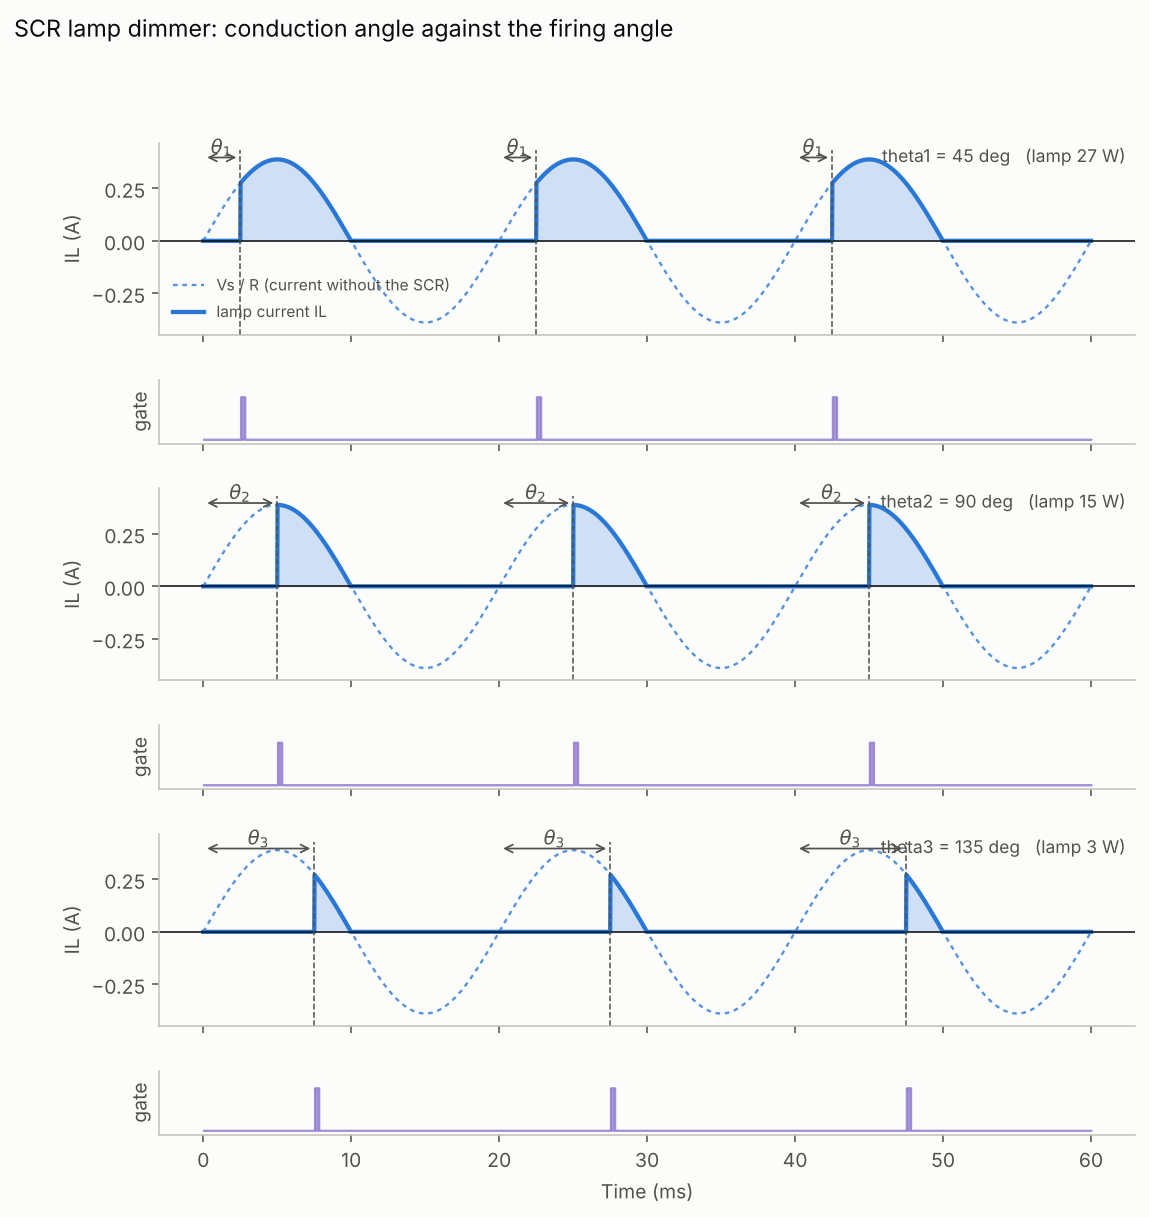

Recreate this plot in Python.
#-------------------------------------------------------------------------------
# Name:        Thyristor lamp dimmer (half-wave phase control, three angles)
# Created:     18/10/2026
# Copyright:   (c) PyAMS
# Licence:     free  "GPLv3"
#-------------------------------------------------------------------------------
# VAC -> lamp load -> SCR (anode a, cathode k = common return), gate pulse g.
# The pulse fires the SCR at the angle theta after the start of every positive
# half-cycle; the lamp then conducts until the current falls to zero.
# The later the pulse (theta1 < theta2 < theta3) the dimmer the lamp.
#   lamp power  P = Vm^2 / (4 pi R) * [(pi - theta) + sin(2 theta) / 2]
# (the lamp is a resistor: R = 800 Ohm, about a 60 W / 220 V lamp).

import numpy as np
import matplotlib.pyplot as plt
from pyams.lib import circuit
from pyams.models import SinVoltage, TrapezoidVoltage, Resistor, Thyristor

f, Vm, R = 50.0, 311.0, 800.0
T = 1.0 / f
thetas = [45.0, 90.0, 135.0]                         # firing angles (degrees)
delays = [th / 360.0 * T for th in thetas]            # gate pulse delay (s)

Vac = SinVoltage("s", "0");    Vac.setParams("Va=%gV Fr=%gHz" % (Vm, f))
Lamp = Resistor("s", "a");     Lamp.setParams("R=%gΩ" % R)
SCR = Thyristor("a", "g", "0")
Vg = TrapezoidVoltage("gd", "0")                      # gate trigger pulse train
Vg.setParams("V0=0V V1=5V Td=1ms Tr=1us Tw=300us Tf=1us T=20ms")
Rg = Resistor("gd", "g");      Rg.setParams("R=100Ω")

cir = circuit()
cir.addElements({"Vac": Vac, "Lamp": Lamp, "SCR": SCR, "Vg": Vg, "Rg": Rg})
cir.setOutPuts("s", "Lamp.I", "gd")
cir.analysis(mode="tran", start=0, stop=3 * T, step=2e-5,
             adaptive=True, order=2, max_step=5e-5)
cir.sweep(param="Vg.Td", list=delays)
results = cir.run()

# ---- lamp power against the formula (the 2nd and 3rd cycles) -------------------
for th, r in zip(thetas, results):
    t, il = r["time"], r["Lamp.I"]
    m = t >= T
    p_sim = np.mean(il[m] ** 2) * R
    a = np.radians(th)
    p_ref = Vm ** 2 / (4 * np.pi * R) * ((np.pi - a) + np.sin(2 * a) / 2)
    print("theta = %5.1f deg : lamp power %.2f W (formula %.2f W), "
          "peak current %.3f A" % (th, p_sim, p_ref, il[m].max()))

# ---- figure in the style of the textbook drawing -----------------------------------
surface, ink, ink2, axis_c = '#fcfcfb', '#0b0b0b', '#52514e', '#c3c2b7'
blue, fill, purple = '#2a78d6', '#cfe0f6', '#8f7bd0'
fig = plt.figure(figsize=(9, 9.2), facecolor=surface)
gs = fig.add_gridspec(6, 1, height_ratios=[3, 1, 3, 1, 3, 1], hspace=0.35)
for k, (th, r) in enumerate(zip(thetas, results)):
    ax = fig.add_subplot(gs[2 * k]); ag = fig.add_subplot(gs[2 * k + 1], sharex=ax)
    t = r["time"] * 1e3; il = r["Lamp.I"]; vs = r["s"] / R       # Vs/R: no SCR
    ax.set_facecolor(surface); ag.set_facecolor(surface)
    ax.plot(t, vs, color=blue, lw=1.2, ls=(0, (2, 2)), alpha=0.8,
            label='Vs / R (current without the SCR)')
    ax.fill_between(t, 0, il, where=il > 1e-3, color=fill, zorder=1)
    ax.plot(t, il, color=blue, lw=2.2, zorder=2, label='lamp current IL')
    ax.axhline(0, color=ink, lw=0.8)
    ax.set_ylim(-1.15 * Vm / R, 1.2 * Vm / R); ax.set_ylabel('IL (A)', color=ink2)
    # theta: from the start of the half-cycle to the gate pulse
    td = delays[k] * 1e3
    for c in range(3):
        x0, x1 = c * T * 1e3, c * T * 1e3 + td
        ax.annotate('', (x1, 1.02 * Vm / R), (x0, 1.02 * Vm / R),
                    arrowprops=dict(arrowstyle='<->', color=ink2, lw=0.9))
        ax.axvline(x1, color=ink2, lw=0.8, ls='--', ymax=0.96)
        ax.text((x0 + x1) / 2, 1.07 * Vm / R, '$\\theta_%d$' % (k + 1),
                color=ink2, ha='center', fontsize=10)
    ax.text(0.99, 0.9, 'theta%d = %g deg   (lamp %.0f W)' % (
        k + 1, th, np.mean(il[t >= T * 1e3] ** 2) * R),
        transform=ax.transAxes, ha='right', color=ink2, fontsize=9)
    ag.fill_between(t, 0, r["gd"], step='mid', color=purple, alpha=0.8)
    ag.set_ylim(-0.5, 7); ag.set_yticks([]); ag.set_ylabel('gate', color=ink2)
    for a_ in (ax, ag):
        for s in ('top', 'right'): a_.spines[s].set_visible(False)
        for s in ('left', 'bottom'): a_.spines[s].set_color(axis_c)
        a_.tick_params(colors=ink2)
    plt.setp(ax.get_xticklabels(), visible=False)
    if k == 0:
        ax.legend(frameon=False, labelcolor=ink2, loc='lower left', fontsize=8)
    if k < 2:
        plt.setp(ag.get_xticklabels(), visible=False)
ag.set_xlabel('Time (ms)', color=ink2)
fig.suptitle('SCR lamp dimmer: conduction angle against the firing angle', x=0.01,
             ha='left', color=ink, fontsize=12)
fig.savefig("thyristor_lamp_dimmer.png", dpi=140, facecolor=surface,
            bbox_inches='tight')
